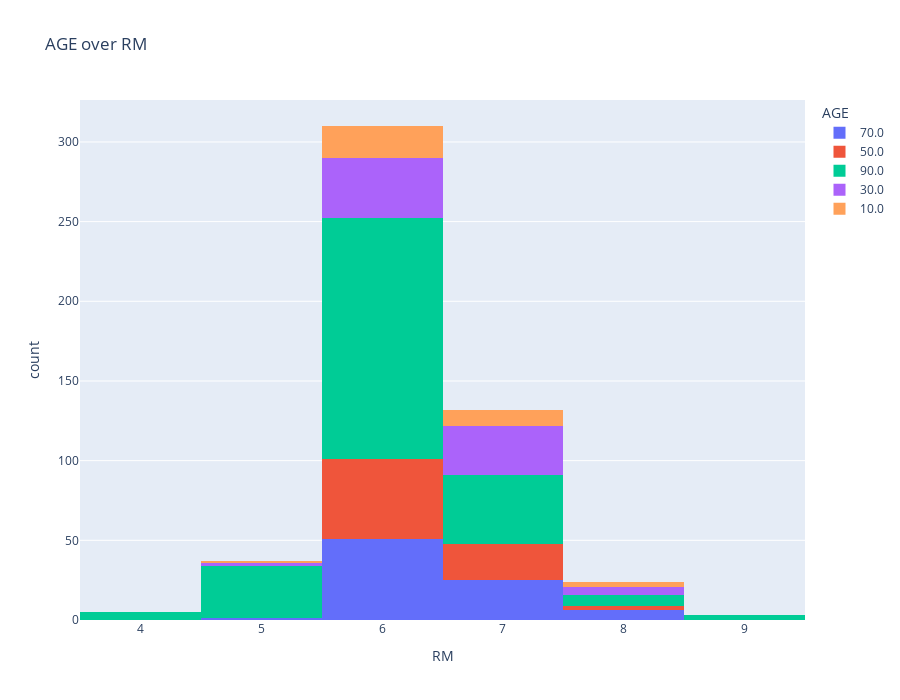

Notebook code for this chart:
### Markdown cell above
#### below graph shows dependancy of age of house on number of rooms in it, from which we can conclude that 90% of houses have 6-7 rooms, that old houses on average tend to have less rooms than new and that houses with the smallest amount of room are almost all old, from all of the stated above we can state that average house has more rooms over time

### Code cell
px.histogram(data[["AGE", "RM"]], x="RM", color="AGE", title="AGE over RM", height=700)

### Figure 1 — Plotly figure (JSON) as saved in the notebook; plotly's stock layout.template omitted (floating-point values rounded to 4 significant figures; data arrays with more than 128 entries replaced by an {"elided": "..."} marker saying what was removed)
{"data": [{"alignmentgroup": "True", "bingroup": "x", "hovertemplate": "AGE=70.0<br>RM=%{x}<br>count=%{y}<extra></extra>", "legendgroup": "70.0", "marker": {"color": "#636efa", "pattern": {"shape": ""}}, "name": "70.0", "offsetgroup": "70.0", "orientation": "v", "showlegend": true, "type": "histogram", "x": [7, 6, 7, 6, 6, 6, 7, 6, 6, 6, 6, 6, 6, 7, 7, 6, 6, 6, 7, 8, 7, 7, 7, 6, 6, 6, 6, 6, 6, 6, 7, 6, 6, 6, 7, 8, 7, 6, 7, 8, 8, 7, 6, 7, 7, 6, 6, 6, 6, 6, 8, 6, 8, 7, 7, 6, 6, 6, 6, 6, 6, 7, 6, 6, 6, 6, 6, 6, 6, 7, 6, 7, 7, 6, 5, 6, 6, 6, 6, 7, 6, 7, 7], "xaxis": "x", "yaxis": "y"}, {"alignmentgroup": "True", "bingroup": "x", "hovertemplate": "AGE=50.0<br>RM=%{x}<br>count=%{y}<extra></extra>", "legendgroup": "50.0", "marker": {"color": "#EF553B", "pattern": {"shape": ""}}, "name": "50.0", "offsetgroup": "50.0", "orientation": "v", "showlegend": true, "type": "histogram", "x": [7, 7, 6, 6, 6, 6, 6, 7, 6, 7, 7, 6, 6, 6, 6, 6, 7, 6, 6, 6, 7, 6, 6, 7, 8, 7, 6, 6, 6, 6, 6, 7, 7, 6, 6, 7, 6, 7, 8, 7, 7, 8, 6, 6, 7, 6, 7, 7, 7, 7, 6, 6, 6, 6, 6, 6, 6, 6, 6, 6, 6, 7, 7, 7, 6, 6, 6, 6, 6, 6, 6, 6, 6, 6, 6, 6], "xaxis": "x", "yaxis": "y"}, {"alignmentgroup": "True", "bingroup": "x", "hovertemplate": "AGE=90.0<br>RM=%{x}<br>count=%{y}<extra></extra>", "legendgroup": "90.0", "marker": {"color": "#00cc96", "pattern": {"shape": ""}}, "name": "90.0", "offsetgroup": "90.0", "orientation": "v", "showlegend": true, "type": "histogram", "x": {"elided": "242 int values"}, "xaxis": "x", "yaxis": "y"}, {"alignmentgroup": "True", "bingroup": "x", "hovertemplate": "AGE=30.0<br>RM=%{x}<br>count=%{y}<extra></extra>", "legendgroup": "30.0", "marker": {"color": "#ab63fa", "pattern": {"shape": ""}}, "name": "30.0", "offsetgroup": "30.0", "orientation": "v", "showlegend": true, "type": "histogram", "x": [6, 6, 5, 6, 7, 6, 6, 6, 7, 6, 7, 6, 6, 6, 6, 6, 6, 6, 7, 6, 6, 8, 7, 7, 7, 7, 7, 7, 8, 7, 7, 7, 6, 8, 8, 6, 6, 7, 6, 6, 7, 7, 7, 6, 7, 7, 8, 7, 6, 6, 6, 7, 7, 7, 7, 7, 6, 5, 6, 6, 6, 6, 6, 6, 6, 6, 6, 7, 7, 7, 7, 7, 7, 6, 6, 6], "xaxis": "x", "yaxis": "y"}, {"alignmentgroup": "True", "bingroup": "x", "hovertemplate": "AGE=10.0<br>RM=%{x}<br>count=%{y}<extra></extra>", "legendgroup": "10.0", "marker": {"color": "#FFA15A", "pattern": {"shape": ""}}, "name": "10.0", "offsetgroup": "10.0", "orientation": "v", "showlegend": true, "type": "histogram", "x": [7, 7, 6, 6, 6, 6, 6, 6, 6, 6, 7, 7, 7, 7, 8, 5, 8, 6, 6, 7, 6, 6, 7, 8, 6, 6, 6, 7, 6, 7, 6, 6, 6, 6], "xaxis": "x", "yaxis": "y"}], "layout": {"barmode": "relative", "height": 700, "legend": {"title": {"text": "AGE"}, "tracegroupgap": 0}, "title": {"text": "AGE over RM"}, "xaxis": {"anchor": "y", "domain": [0, 1], "title": {"text": "RM"}}, "yaxis": {"anchor": "x", "domain": [0, 1], "title": {"text": "count"}}}}
